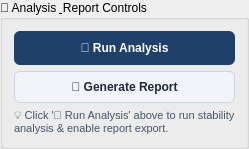
                  <widget class="QGroupBox" name="grp_sidebar_controls">
                    <property name="title">
                      <string>🚀 Analysis &amp; Report Controls</string>
                    </property>
                    <layout class="QVBoxLayout" name="vbox_sidebar_controls">
                      <item>
                        <widget class="QPushButton" name="btn_run_analysis">
                          <property name="text">
                            <string>🚀 Run Analysis</string>
                          </property>
                          <property name="styleSheet">
                            <string>QPushButton { background-color: #1f4068; color: white; font-weight: bold; padding: 10px; border-radius: 6px; }</string>
                          </property>
                        </widget>
                      </item>
                      <item>
                        <widget class="QPushButton" name="btn_generate_report">
                          <property name="text">
                            <string>📄 Generate Report</string>
                          </property>
                          <property name="styleSheet">
                            <string>QPushButton { background-color: #f1f5f9; color: #1e293b; font-weight: 600; padding: 8px; border-radius: 6px; border: 1px solid #cbd5e1; }</string>
                          </property>
                        </widget>
                      </item>
                      <item>
                        <widget class="QLabel" name="lbl_sidebar_info">
                          <property name="text">
                            <string>💡 Click '🚀 Run Analysis' above to run stability analysis &amp; enable report export.</string>
                          </property>
                          <property name="styleSheet">
                            <string>color: #475569; font-size: 11px;</string>
                          </property>
                          <property name="wordWrap">
                            <bool>true</bool>
                          </property>
                        </widget>
                      </item>
                    </layout>
                  </widget>
